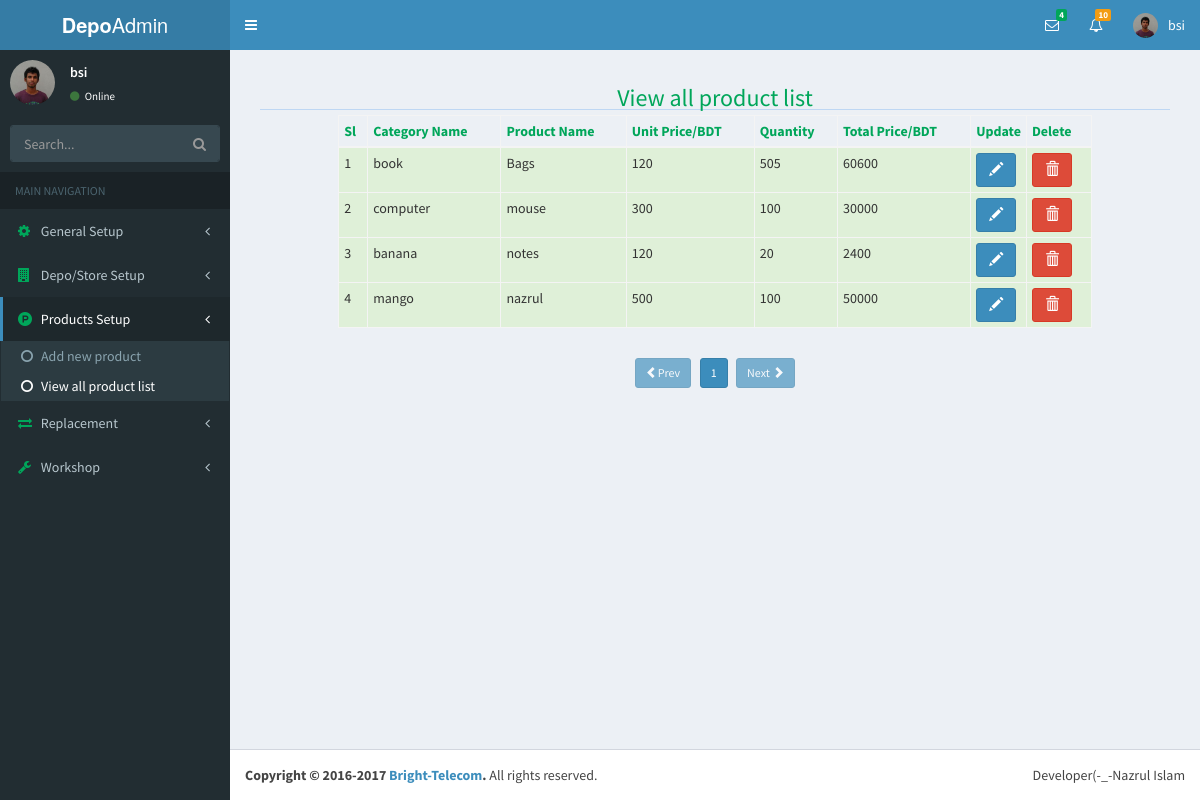
Page /index.php?page=productViewList&folder=products (signed in) on the earlier database version.
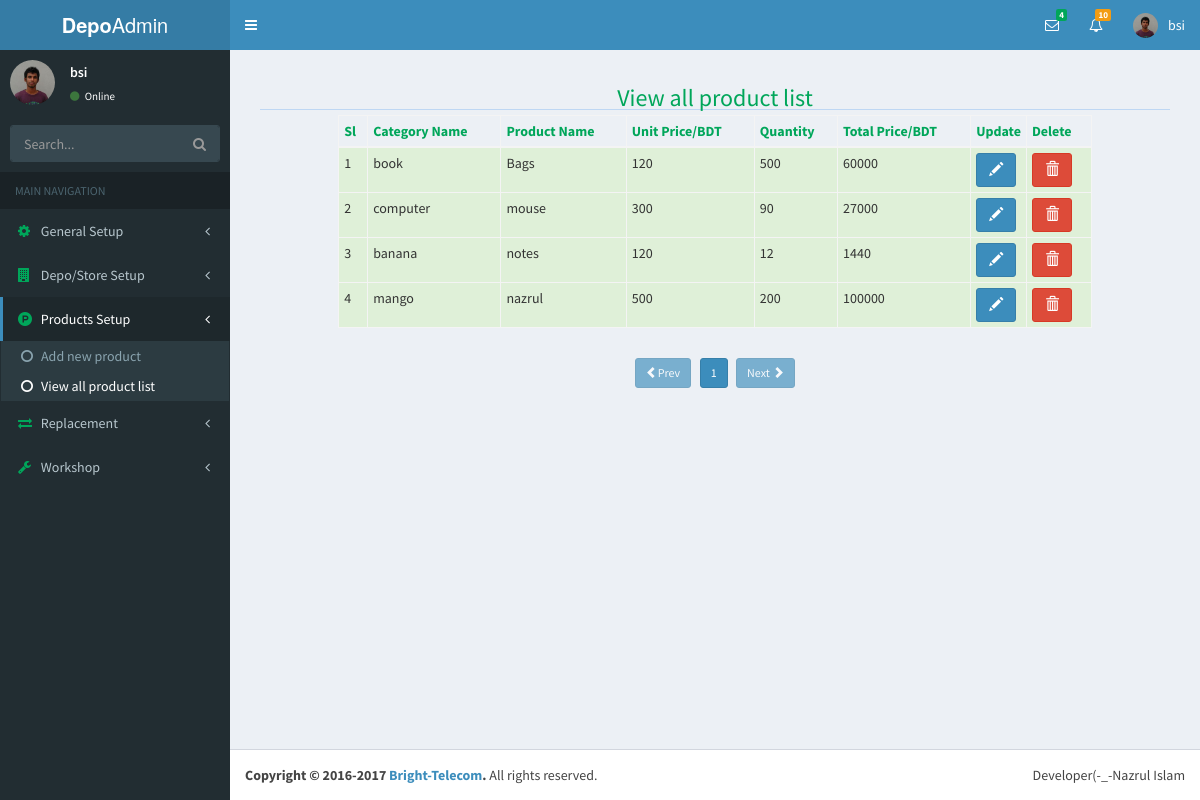
Same page on the later database version.
### tables this page shows
CREATE TABLE `user` (
  `id` int(11) NOT NULL,
  `userName` varchar(20) NOT NULL,
  `password` varchar(42) NOT NULL,
  `userType` varchar(20) NOT NULL,
  `last_login` timestamp NOT NULL DEFAULT CURRENT_TIMESTAMP,
  `status` varchar(8) NOT NULL
);

CREATE TABLE `products` (
  `id` int(11) NOT NULL,
  `user_id` int(11) NOT NULL,
  `cat_id` int(11) NOT NULL,
  `pro_name` varchar(30) NOT NULL,
  `pro_price` int(6) NOT NULL,
  `quantity` int(6) NOT NULL,
  `total_price` int(11) NOT NULL,
  `uploader` varchar(30) NOT NULL,
  `entry_date` date NOT NULL
);

CREATE TABLE `category` (
  `id` int(11) NOT NULL,
  `catName` varchar(40) NOT NULL
);

### products/productViewList.php (the view, shortened to what this page needs)
<?php
	require('database.php');
	$pagination=$db->prepare("SELECT * FROM products");
	$pagination->execute();
	$totalRow=$pagination->rowCount();
	$itemPerpage=5;
	$totalPage=ceil($totalRow/$itemPerpage);
	$pageNumber=(isset($_GET['pgNumber'])?$_GET['pgNumber']:$_GET['pgNumber']=1);
	$start=($pageNumber-1)*$itemPerpage;
	$viewAllProList=$db->prepare("SELECT products.*,category.catName FROM products LEFT JOIN category ON products.cat_id=category.id LIMIT $start,$itemPerpage");
	$viewAllProList->execute();
	$sl='';
	$data='';
	while($viewAllProListRow=$viewAllProList->fetch(PDO::FETCH_OBJ)){
		$sl++;
		$data.="
			<tr class='success'>
				<td>$sl</td>
				<td>$viewAllProListRow->catName</td>
				<td>$viewAllProListRow->pro_name</td>
				<td>$viewAllProListRow->pro_price</td>
				<td>$viewAllProListRow->quantity</td>
				<td>$viewAllProListRow->total_price</td>
				<td>
					<a href='index.php?page=productEdit&folder=products&proEditId=$viewAllProListRow->id' class='btn btn-primary'>
						<span class='glyphicon glyphicon-pencil'></span>
					</a>
				</td>
				<td>
					<a href='index.php?page=productViewList&folder=products&proDelid=$viewAllProListRow->id' class='btn btn-danger'>
						<span class='glyphicon glyphicon-trash'></span>
					</a>
				</td>
			</tr>
		";
	};
?>
<div class="container-fluid">
	<div class="row">
		<div class="col-sm-12">
			<h3 class="text-center text-green">View all product list</h3>
			<hr>
		</div>
	</div>
	<div class="row">
		<div class="col-sm-10 col-sm-offset-1">
			<table class="table table-bordered table-hover table-condensed">
				<thead class="text-green">
					<th>Sl</th>
					<th>Category Name</th>
					<th>Product Name</th>
					<th>Unit Price/BDT</th>
					<th>Quantity</th>
					<th>Total Price/BDT</th>
					<th width="5%">Update</th>
					<th>Delete</th>
				<thead>
				<tbody>
					<?php echo $data;?>
				</tbody>
			</table>
		</div>
	</div>
	<div class="row">
		<div class="col-xs-8 col-xs-offset-2 text-center" style="margin-top:10px">
			<?php
				$pagePre=$pageNumber-1;
				$pageNext=$pageNumber+1;
				if($pagePre==0){
					echo"<a href='index.php?page=productViewList&folder=products&pgNumber={$pagePre}' class='btn btn-primary btn-sm disabled'><span class='glyphicon glyphicon-chevron-left'></span>Prev</a> &nbsp;&nbsp;";
				}else{
					echo"<a href='index.php?page=productViewList&folder=products&pgNumber={$pagePre}' class='btn btn-primary btn-sm'><span class='glyphicon glyphicon-chevron-left'></span>Prev</a> &nbsp;&nbsp;";
				}
				if($pageNumber <= $totalPage){
					for($i=1;$i<=$totalPage;$i++){
						if($i == $pageNumber){
								echo "<a href='index.php?page=productViewList&folder=products&pgNumber={$i}' class='btn btn-primary btn-sm'>$i</a>".'&nbsp;';
						}else{
							echo "<a href='index.php?page=productViewList&folder=products&pgNumber={$i}' class='btn btn-default btn-sm'>$i</a>".'&nbsp;';
						}
					}
				}else{
					echo"Page not found ! 404";
				}
				if($pageNumber==$totalPage){
					echo"&nbsp;&nbsp;<a class='btn btn-primary btn-sm disabled'
						href='index.php?page=productViewList&folder=products&pgNumber={$pageNext}'>Next
							<span class='glyphicon glyphicon-chevron-right'></span>
						</a>";
				}else{
					echo"&nbsp;&nbsp;<a href='index.php?page=productViewList&folder=products&pgNumber={$pageNext}'
					 class='btn btn-primary btn-sm'>Next
					 	<span class='glyphicon glyphicon-chevron-right'></span>
					 </a>";
				}
			?>
		</div>
	</div>
</div>

### include/header.php (shortened to what this page needs)
<?php
require('database.php');
$userId=$_SESSION['userId'];
$userNameSelect=$db->prepare("SELECT * FROM `user` WHERE id=?");
$userNameSelect->bindParam(1,$userId);
$userNameSelect->execute();
$userNameRow=$userNameSelect->fetch(PDO::FETCH_OBJ);
?>
<!DOCTYPE html>
<html>
	<head>
	  <link rel="stylesheet" href="bootstrap/css/bootstrap.min.css">
	  <link rel="stylesheet" href="https://cdnjs.cloudflare.com/ajax/libs/font-awesome/4.5.0/css/font-awesome.min.css">
	  <link rel="stylesheet" href="../datepicker/css/datepicker.css">
	  <link rel="stylesheet" href="dist/css/AdminLTE.min.css">
	       <link href="http://ajax.googleapis.com/ajax/libs/jqueryui/1.8/themes/base/jquery-ui.css" rel="stylesheet" type="text/css"/>
	  <link rel="stylesheet" href="dist/css/skins/_all-skins.min.css">
	  <link rel="stylesheet" href="datepicker/css/datepicker.css">
	  <link rel="stylesheet" href="plugins/bootstrap-wysihtml5/bootstrap3-wysihtml5.min.css">
	</head>
	<body class="hold-transition skin-blue sidebar-mini">
		<div class="wrapper">
		  <header class="main-header">
		    <a href="index.php" class="logo">
		      <span class="logo-lg"><b>Depo</b>Admin</span>
		    </a>
		    <nav class="navbar navbar-static-top">
		      <a href="#" class="sidebar-toggle" data-toggle="offcanvas" role="button">
		      </a>
		      <div class="navbar-custom-menu">
		        <ul class="nav navbar-nav">
		          <li class="dropdown messages-menu">
		            <a href="#" class="dropdown-toggle" data-toggle="dropdown">
		              <i class="fa fa-envelope-o"></i>
		              <span class="label label-success">4</span>
		            </a>
		          </li>
		          <li class="dropdown notifications-menu">
		            <a href="#" class="dropdown-toggle" data-toggle="dropdown">
		              <i class="fa fa-bell-o"></i>
		              <span class="label label-warning">10</span>
		            </a>
		          </li>
		          <li class="dropdown user user-menu">
		            <a href="#" class="dropdown-toggle" data-toggle="dropdown">
		              <img src="dist/img/user2-160x160.jpg" class="user-image" alt="User Image">
		              <span class="hidden-xs"><?php echo $userNameRow->userName;?></span>
		            </a>
		          </li>
		        </ul>
		      </div>
		    </nav>
		  </header>

### include/sideBar.php (shortened to what this page needs)
<aside class="main-sidebar">
    <section class="sidebar">
      <div class="user-panel">
        <div class="pull-left image">
          <img src="dist/img/user2-160x160.jpg" class="img-circle" alt="User Image">
        </div>
        <div class="pull-left info">
          <p><?php echo $userNameRow->userName;?></p>
          <a href="#"><i class="fa fa-circle text-success"></i> Online</a>
        </div>
      </div>
      <form action="#" method="get" class="sidebar-form">
        <div class="input-group">
          <input type="text" name="q" class="form-control" placeholder="Search...">
              <span class="input-group-btn">
                <button type="submit" name="search" id="search-btn" class="btn btn-flat"><i class="fa fa-search"></i>
                </button>
              </span>
        </div>
      </form>
      <ul class="sidebar-menu">
        <li class="header">MAIN NAVIGATION</li>
        <li class="<?php echo(isset($_GET['folder']) && $_GET['folder']=='setup')?'active':null;?> treeview">
          <a href="#">
            <i class="fa fa-cog text-green"></i> <span>General Setup</span>
            <span class="pull-right-container">
              <i class="fa fa-angle-left pull-right"></i>
            </span>
          </a>
        </li>
        <li class="<?php echo(isset($_GET['folder']) && $_GET['folder']=='depoinfo')?'active':null;?> treeview">
          <a href="#">
            <i class="fa fa-building text-green"></i> <span>Depo/Store Setup</span>
            <span class="pull-right-container">
              <i class="fa fa-angle-left pull-right"></i>
            </span>
          </a>
        </li>
        <li class="<?php echo(isset($_GET['folder']) && $_GET['folder']=='products')?'active':null;?> treeview">
          <a href="#">
            <i class="fa fa-product-hunt text-green"></i> <span>Products Setup</span>
            <span class="pull-right-container">
              <i class="fa fa-angle-left pull-right"></i>
            </span>
          </a>
          <ul class="treeview-menu">
            <li class="<?php echo (isset($_GET['page']) && $_GET['page']=='productSetup')? 'active':null;?>"><a href="index.php?page=productSetup&folder=products"><i class="fa fa-circle-o"></i>Add new product</a></li>
            <li class="<?php echo(isset($_GET['page']) && $_GET['page']=='productViewList')?'active':null;?>">
            	<a href="index.php?page=productViewList&folder=products"><i class="fa fa-circle-o"></i>View all product list</a>
            </li>
          </ul>
        </li>
        <li class="<?php echo(isset($_GET['folder']) && $_GET['folder']=='replace')?'active':null;?> treeview">
        	<a href="#">
            <i class="fa fa-exchange text-green"></i> <span>Replacement</span>
            <span class="pull-right-container">
              <i class="fa fa-angle-left pull-right"></i>
            </span>
          </a>
        </li>
        <li class="<?php echo(isset($_GET['folder']) && $_GET['folder']=='workshop')?'active':null;?> treeview">
          <a href="#">
            <i class="fa fa-wrench text-green"></i> <span>Workshop</span>
            <span class="pull-right-container">
              <i class="fa fa-angle-left pull-right"></i>
            </span>
          </a>
        </li>
      </ul>
    </section>
  </aside>

### index.php (shortened to what this page needs)
<?php include('include/header.php'); ?>
<?php include('include/sideBar.php');?>
		  <div class="content-wrapper">
		    <section class="content">
		    	<?php
		    		if(isset($_GET['page'])){
		    			$page=$_GET['page'];
		    			if(isset($_GET['folder'])){
		    				$folder=$_GET['folder'];
		    				include($folder.'/'.$page.'.php');
		    			}else{
		    				include($page.'.php');
		    			}
		    		}
		    	?>
		    </section>
		  </div>
<?php include('include/footer.php');?>

### include/footer.php (shortened to what this page needs)
		  <footer class="main-footer">
		    <div class="pull-right hidden-xs">
		      <p>Developer(-_-Nazrul Islam</p>
		    </div>
		    <strong>Copyright &copy; 2016-2017 <a href="nazrul.com.bd">Bright-Telecom</a>.</strong> All rights
		    reserved.
		  </footer>
		</div>
	</body>
</html>

Differences in the rows shown:
changed products "Bags": quantity "505" → "500"; total_price "60600" → "60000"
changed products "mouse": quantity "100" → "90"; total_price "30000" → "27000"
changed products "notes": quantity "20" → "12"; total_price "2400" → "1440"
changed products "nazrul": quantity "100" → "200"; total_price "50000" → "100000"
